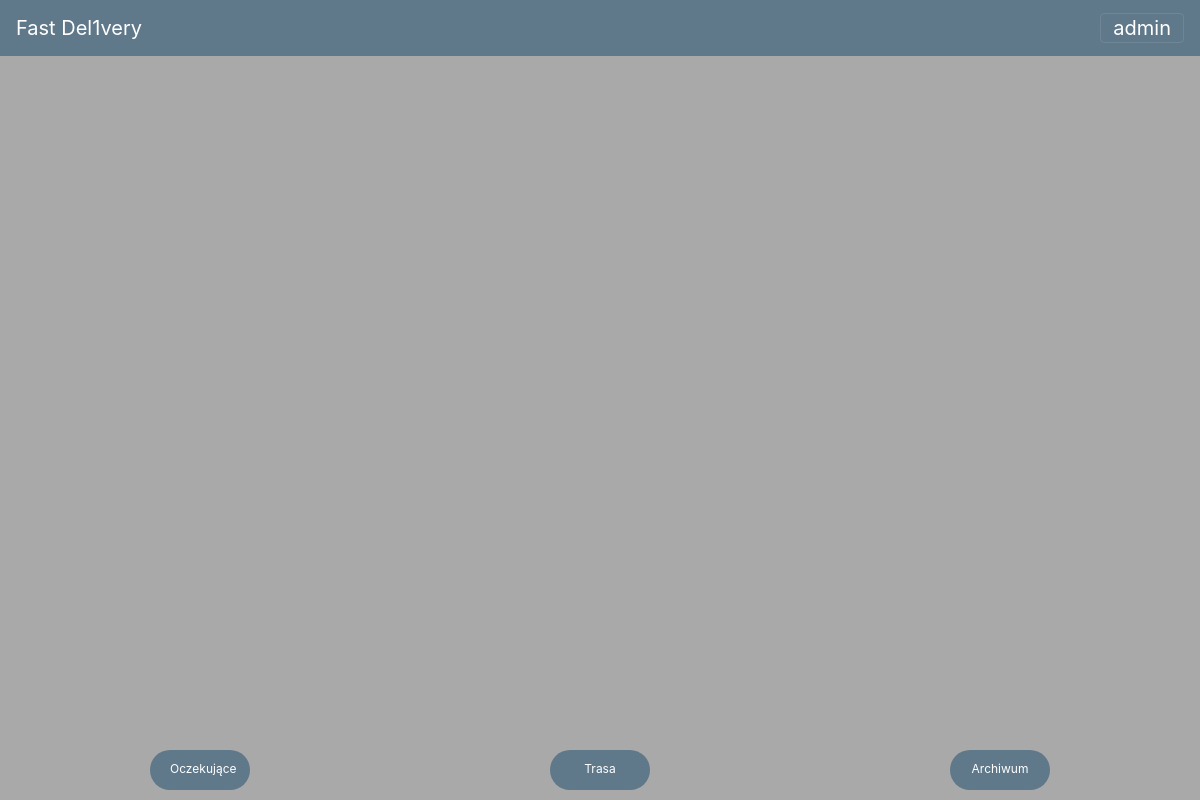
The page / (signed in) on the database as committed earlier.
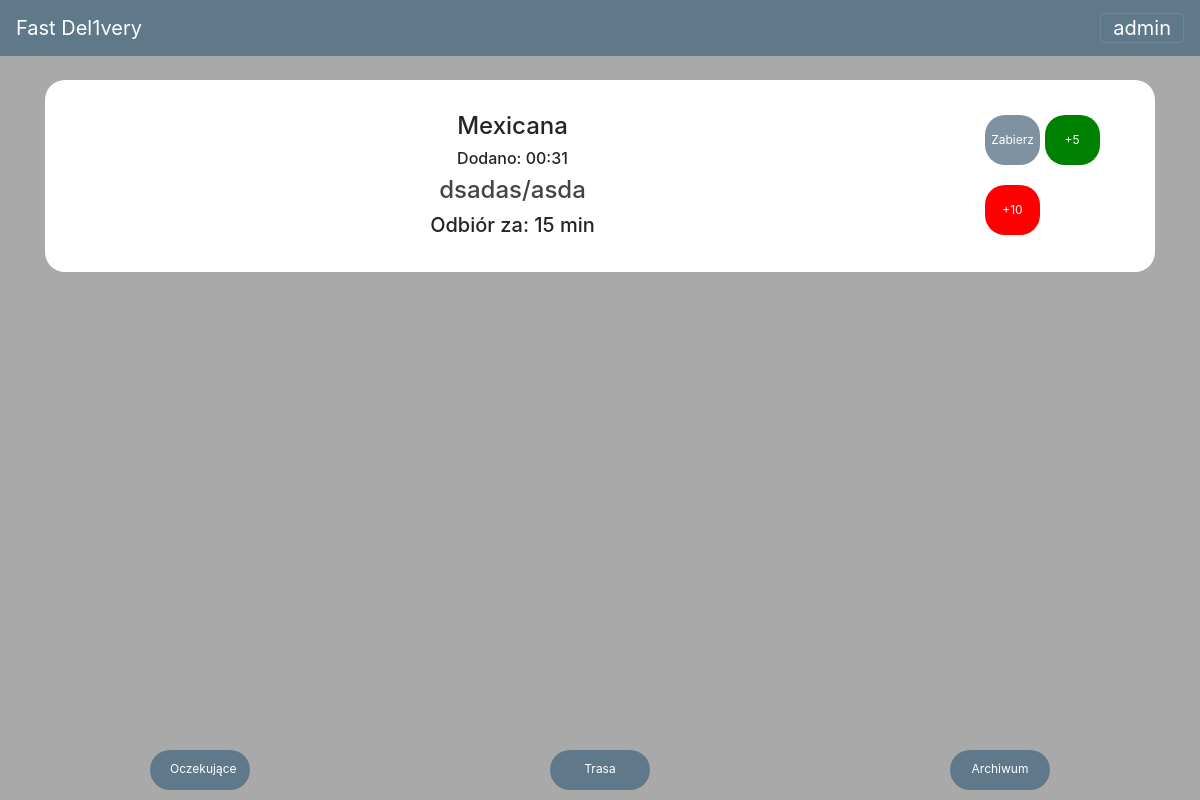
The same page on the database as committed later.
### posts/models.py (models this page shows, shortened)
class Post(models.Model):
    id = models.AutoField(primary_key=True)
    date = models.DateTimeField(default=datetime.datetime.now())
    restauracja = models.CharField(max_length=50)
    LOW = 15
    NORMAL = 20
    HIGH = 30
    VHIGH = 45
    HIGHEST = 60
    STATUS_CHOICES = (
        (LOW, '15 min'),
        (NORMAL, '20 min'),
        (HIGH, '30 min'),
        (VHIGH, '45 min'),
        (HIGHEST, '60 min'),
    )
    czas_przygotowania = models.IntegerField(default=LOW, choices=STATUS_CHOICES)
    czas_odebrania = models.DateTimeField(null=True, blank=True)
    czas_dostarczenia = models.DateTimeField(null=True, blank=True)
    status = models.CharField(max_length=50,default="Oczekujące")
    no_of_likes = models.CharField(max_length=50, null = True, blank=True)
    miasto = models.CharField(max_length=50, null=False, default="Olsztyn")
    adres = models.CharField(max_length=50, null = False)
    nr_mieszkania = models.CharField(max_length=4, null = False, blank=True)
    choose_payment = (
        ('karta','Karta'),
        ('gotowka','Gotowka'),
        ('zaplacone','Zaplacone')
    )
    płatność = models.CharField(max_length=10, choices=choose_payment, default='zaplacone')
    kwota = models.CharField(max_length=5, null = False)
    telefon = models.CharField(max_length=13, null = False)
    komentarz = models.CharField(max_length=200, null=True, blank=True)
    choose_platform = (
        ('uber','Uber'),
        ('rest','Rest'),
        ('glovo','Glovo'),
        ('tel','Tel')
    )
    platforma = models.CharField(max_length=5, choices=choose_platform, default='glovo')
    oczekujace = models.BooleanField(default=True)
    trasa = models.BooleanField(default=False)
    zakonczone = models.BooleanField(default=False)
    class Meta:
        ordering = ['date']

### posts/views.py (the view)
# urls.py: path('', PostListView_oczekujace.as_view(), name='posts-home'),
class PostListView_oczekujace(LoginRequiredMixin, ListView):
    model = Post
    template_name = 'posts/oczekujace.html'  # <posts>/<model>_<viewtype>.html
    login_url = '/login/'
    context_object_name = 'posts'

### posts/templates/posts/oczekujace.html (shortened to what this page needs)
{% extends "posts/base.html" %}
{% load static %}
{% block content %}
    {% for post in posts %}
    {% if post.oczekujace %}
    <div class="row">
        <div class="col-md-10">
            <div class="dane">
                <h4><a class="article-title">{{ post.restauracja }}</a> </h4>
                <h6>Dodano: {{ post.date|time }}</h6>
                <h4><a class="article-title" href="{% url 'post-detail' post.id %}">{{ post.adres }}/{{post.nr_mieszkania}}</a> </h4>
                {% if user.stanowisko == "Driver" %}
                <h5>Odbiór za: {{ post.czas_przygotowania }} min</h5>
                {% endif %}
            </div>
        </div>
        <div class="col-md-2">
            {% if user.stanowisko == "Driver" %}
            <div class="przycisk">
                <button class="button btn-rounded btn-nawiguj" onclick=javascript:location.href="/like-post?post_id={{post.id}}"> Zabierz </button>
                <button class="button btn-rounded btn-zadzwon" onclick=javascript:location.href="/dodaj-five?post_id={{post.id}}"> +5 </button>
                <button class="button btn-rounded btn-danger" onclick=javascript:location.href="/dodaj-ten?post_id={{post.id}}"> +10 </button>
            </div>
            {% endif %}
        </div>
    </div>
    {% endif %}
    {% endfor %}
{% endblock content %}

Rows that differ between the two databases and show on the page:
added Post: restauracja "Mexicana", date "00:31", adres "dsadas", nr_mieszkania "asda", czas_przygotowania "15"
